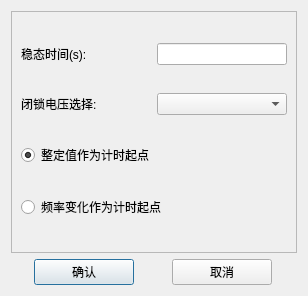
<?xml version="1.0" encoding="UTF-8"?>
<ui version="4.0">
 <class>QLowFreqCommonParasDlg</class>
 <widget class="QDialog" name="QLowFreqCommonParasDlg">
  <property name="geometry">
   <rect>
    <x>0</x>
    <y>0</y>
    <width>304</width>
    <height>296</height>
   </rect>
  </property>
  <property name="windowTitle">
   <string>通用参数设置</string>
  </property>
  <layout class="QVBoxLayout" name="verticalLayout" stretch="4,1">
   <item>
    <widget class="QFrame" name="frame">
     <property name="frameShape">
      <enum>QFrame::StyledPanel</enum>
     </property>
     <property name="frameShadow">
      <enum>QFrame::Raised</enum>
     </property>
     <layout class="QGridLayout" name="gridLayout">
      <item row="0" column="0">
       <widget class="QLabel" name="m_labPreFaultTime">
        <property name="sizePolicy">
         <sizepolicy hsizetype="Fixed" vsizetype="Fixed">
          <horstretch>0</horstretch>
          <verstretch>0</verstretch>
         </sizepolicy>
        </property>
        <property name="minimumSize">
         <size>
          <width>130</width>
          <height>0</height>
         </size>
        </property>
        <property name="maximumSize">
         <size>
          <width>130</width>
          <height>16777215</height>
         </size>
        </property>
        <property name="text">
         <string>稳态时间(s):</string>
        </property>
       </widget>
      </item>
      <item row="0" column="1">
       <widget class="QLineEdit" name="m_txt_SteadyTime">
        <property name="sizePolicy">
         <sizepolicy hsizetype="Fixed" vsizetype="Fixed">
          <horstretch>0</horstretch>
          <verstretch>0</verstretch>
         </sizepolicy>
        </property>
        <property name="minimumSize">
         <size>
          <width>130</width>
          <height>0</height>
         </size>
        </property>
        <property name="maximumSize">
         <size>
          <width>130</width>
          <height>16777215</height>
         </size>
        </property>
       </widget>
      </item>
      <item row="1" column="0">
       <widget class="QLabel" name="m_labFaultTrig">
        <property name="sizePolicy">
         <sizepolicy hsizetype="Fixed" vsizetype="Fixed">
          <horstretch>0</horstretch>
          <verstretch>0</verstretch>
         </sizepolicy>
        </property>
        <property name="minimumSize">
         <size>
          <width>130</width>
          <height>0</height>
         </size>
        </property>
        <property name="maximumSize">
         <size>
          <width>130</width>
          <height>16777215</height>
         </size>
        </property>
        <property name="text">
         <string>闭锁电压选择:</string>
        </property>
       </widget>
      </item>
      <item row="1" column="1">
       <widget class="QComboBox" name="m_cmb_VBlock">
        <property name="sizePolicy">
         <sizepolicy hsizetype="Fixed" vsizetype="Fixed">
          <horstretch>0</horstretch>
          <verstretch>0</verstretch>
         </sizepolicy>
        </property>
        <property name="minimumSize">
         <size>
          <width>130</width>
          <height>0</height>
         </size>
        </property>
        <property name="maximumSize">
         <size>
          <width>130</width>
          <height>16777215</height>
         </size>
        </property>
       </widget>
      </item>
      <item row="2" column="0" colspan="2">
       <widget class="QRadioButton" name="m_rBtn_SettingValue">
        <property name="text">
         <string>整定值作为计时起点</string>
        </property>
        <property name="checked">
         <bool>true</bool>
        </property>
        <attribute name="buttonGroup">
         <string notr="true">buttonGroup</string>
        </attribute>
       </widget>
      </item>
      <item row="3" column="0" colspan="2">
       <widget class="QRadioButton" name="m_rBtn_FreqChange">
        <property name="text">
         <string>频率变化作为计时起点</string>
        </property>
        <property name="checked">
         <bool>false</bool>
        </property>
        <attribute name="buttonGroup">
         <string notr="true">buttonGroup</string>
        </attribute>
       </widget>
      </item>
     </layout>
    </widget>
   </item>
   <item>
    <layout class="QHBoxLayout" name="horizontalLayout" stretch="0,0">
     <property name="spacing">
      <number>15</number>
     </property>
     <item>
      <widget class="QPushButton" name="m_btnOK">
       <property name="sizePolicy">
        <sizepolicy hsizetype="Fixed" vsizetype="Fixed">
         <horstretch>0</horstretch>
         <verstretch>0</verstretch>
        </sizepolicy>
       </property>
       <property name="minimumSize">
        <size>
         <width>100</width>
         <height>0</height>
        </size>
       </property>
       <property name="maximumSize">
        <size>
         <width>100</width>
         <height>16777215</height>
        </size>
       </property>
       <property name="text">
        <string>确认</string>
       </property>
      </widget>
     </item>
     <item>
      <widget class="QPushButton" name="m_btnCancel">
       <property name="sizePolicy">
        <sizepolicy hsizetype="Fixed" vsizetype="Fixed">
         <horstretch>0</horstretch>
         <verstretch>0</verstretch>
        </sizepolicy>
       </property>
       <property name="minimumSize">
        <size>
         <width>100</width>
         <height>0</height>
        </size>
       </property>
       <property name="maximumSize">
        <size>
         <width>100</width>
         <height>16777215</height>
        </size>
       </property>
       <property name="text">
        <string>取消</string>
       </property>
      </widget>
     </item>
    </layout>
   </item>
  </layout>
 </widget>
 <resources/>
 <connections/>
 <buttongroups>
  <buttongroup name="buttonGroup"/>
 </buttongroups>
</ui>
